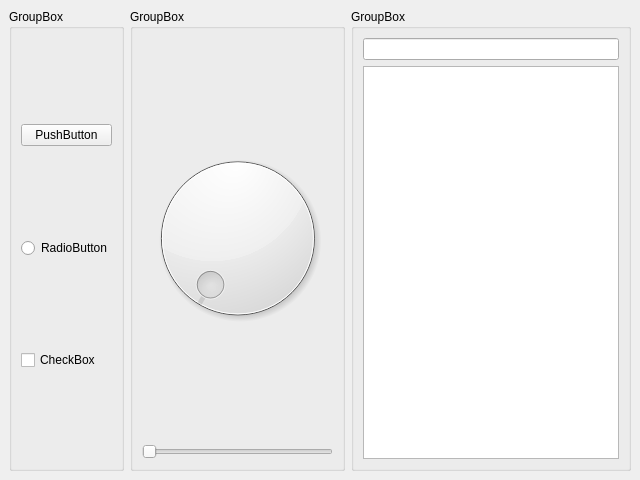
<?xml version="1.0" encoding="UTF-8"?>
<ui version="4.0">
 <class>MainWindow</class>
 <widget class="QMainWindow" name="MainWindow">
  <property name="geometry">
   <rect>
    <x>0</x>
    <y>0</y>
    <width>640</width>
    <height>480</height>
   </rect>
  </property>
  <property name="windowTitle">
   <string>MainWindow</string>
  </property>
  <widget class="QWidget" name="centralwidget">
   <layout class="QHBoxLayout" name="horizontalLayout">
    <item>
     <widget class="QGroupBox" name="Buttons">
      <property name="title">
       <string>GroupBox</string>
      </property>
      <layout class="QVBoxLayout" name="verticalLayout">
       <item>
        <widget class="QPushButton" name="pushButton">
         <property name="text">
          <string>PushButton</string>
         </property>
        </widget>
       </item>
       <item>
        <widget class="QRadioButton" name="radioButton">
         <property name="text">
          <string>RadioButton</string>
         </property>
        </widget>
       </item>
       <item>
        <widget class="QCheckBox" name="checkBox">
         <property name="text">
          <string>CheckBox</string>
         </property>
        </widget>
       </item>
      </layout>
     </widget>
    </item>
    <item>
     <widget class="QGroupBox" name="Others">
      <property name="title">
       <string>GroupBox</string>
      </property>
      <layout class="QVBoxLayout" name="verticalLayout_3">
       <item>
        <widget class="QDial" name="dial"/>
       </item>
       <item>
        <widget class="QSlider" name="horizontalSlider">
         <property name="orientation">
          <enum>Qt::Orientation::Horizontal</enum>
         </property>
        </widget>
       </item>
      </layout>
     </widget>
    </item>
    <item>
     <widget class="QGroupBox" name="Texts">
      <property name="title">
       <string>GroupBox</string>
      </property>
      <layout class="QVBoxLayout" name="verticalLayout_2">
       <item>
        <widget class="QLineEdit" name="lineEdit"/>
       </item>
       <item>
        <widget class="QPlainTextEdit" name="plainTextEdit"/>
       </item>
      </layout>
     </widget>
    </item>
   </layout>
  </widget>
 </widget>
 <resources/>
 <connections/>
</ui>
